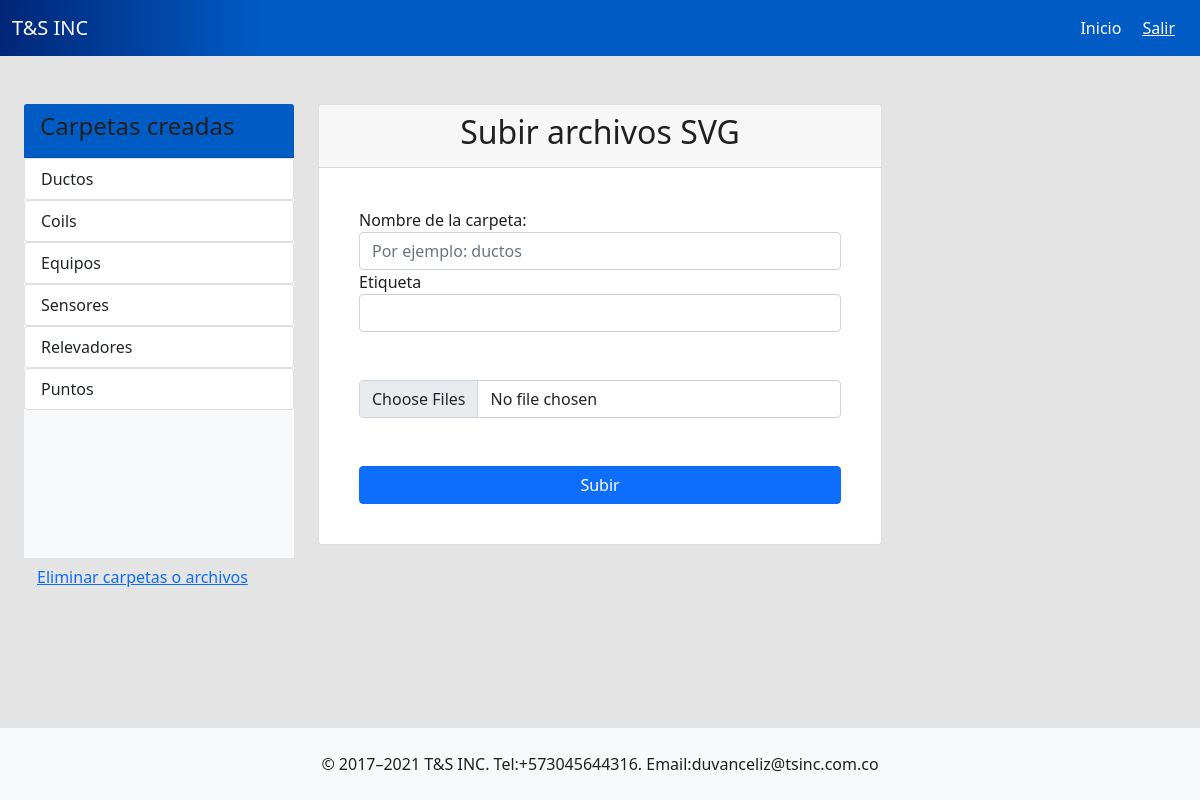
The page /uploadsvg/ (signed in) on the database its author committed.
### tsinc/models.py (models this page shows)
class Folders(models.Model):
    name = models.CharField(max_length=100, default=None)
    path = models.CharField(max_length=200,  default=None)
    def __str__(self):
        return self.name

### tsinc/views.py (the view, shortened to what this page needs)
# urls.py: path('uploadsvg/', views.upload_svg, name='upload_svg'),
@user_passes_test(staff_required,login_url='/accessdenied/')
@login_required
def upload_svg(request):
    folders = Folders.objects.all()
    return render(request, 'uploadsvg.html', {'folders':folders})

### tsinc/views.py (called while the page is built)
def staff_required(user):
    return user.is_staff

### tsinc/templates/uploadsvg.html (shortened to what this page needs)
{% extends 'layout.html' %} {% block body %} {% load static %}
<div class="container">
    <div class="row">
        <div class="col-3">
          <div class="card-header" style="background: #005bc5;">
            <h4>
              Carpetas creadas
            </h4>
          </div>
          <div class="card-body bg-light p-0" style="overflow-y: scroll; height: 400px;">
            {% for folder in folders%}
            <ul class="list-group">
              <li class="list-group-item">
                {{folder}}
              </li>
            </ul>
          {% endfor %}
          </div>
          <a href="{% url 'files_folders' %}" class="btn btn-link">Eliminar carpetas o archivos</a>
        </div>
        <div class="col-6">
    <div class="card">
      <div class="card-header text-center">
        <h2>Subir archivos SVG</h2>
      </div>
      <div class="card-body">
        <form method="post" enctype="multipart/form-data" class="d-flex flex-column p-4">
          <label for="folder_name">Nombre de la carpeta:</label>
          <input class="form-control" type="text" id="folder_name" name="folder_name" placeholder="Por ejemplo: ductos">
          <label for="tag">Etiqueta</label>
          <input class="form-control" type="text" id="tag" name="tag" >
          <br><br>
          <input class="form-control" type="file" name="files" multiple>
          <br><br>
          <button type="submit" class="btn btn-primary">Subir</button>
      </form>
      </div>
    </div>
        </div>
        <div class="col-3">
        </div>
    </div>
</div>
{% endblock %}

### tsinc/static/css/styles.css (style rules this page uses)
html, body { height: 100%; margin: 0; }

### rows shown on the page
Folders: name "Ductos"
Folders: name "Coils"
Folders: name "Equipos"
Folders: name "Sensores"
Folders: name "Relevadores"
Folders: name "Puntos"
